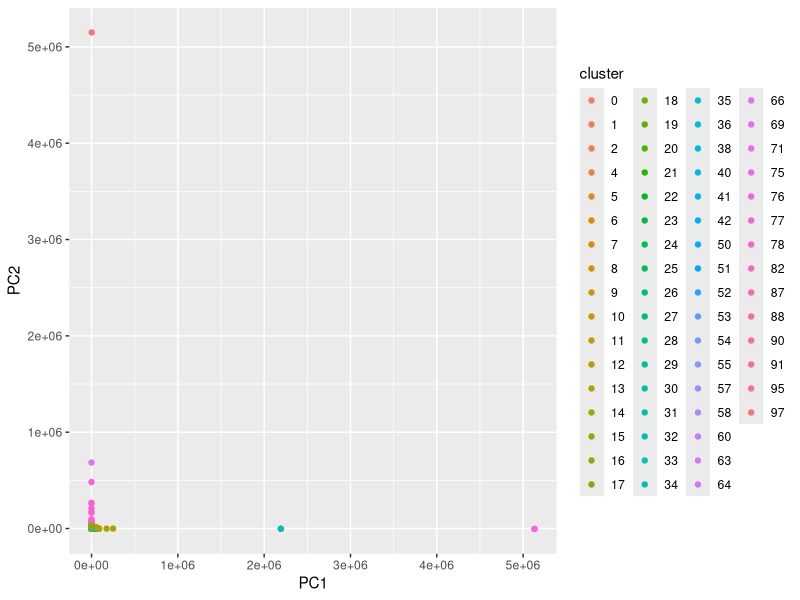

Write the R code that produced this figure.
# read clustering results
clustering <- read.csv("clustering_results.csv", header=FALSE)

# perform PCA
clustering_pca <- prcomp(clustering)

# Extract components 1 and 2
clustering_pca_1_2 <- clustering_pca$x[, 1:2]

# plot - asp = 1 gives equal scaling to x and y axes
library(ggplot2)
pca_df = data.frame(clustering_pca_1_2)
pca_df$cluster <- as.factor(clustering$V1)
ggplot(data=pca_df, aes(x=PC1, y=PC2, color=cluster)) +
    geom_point()
